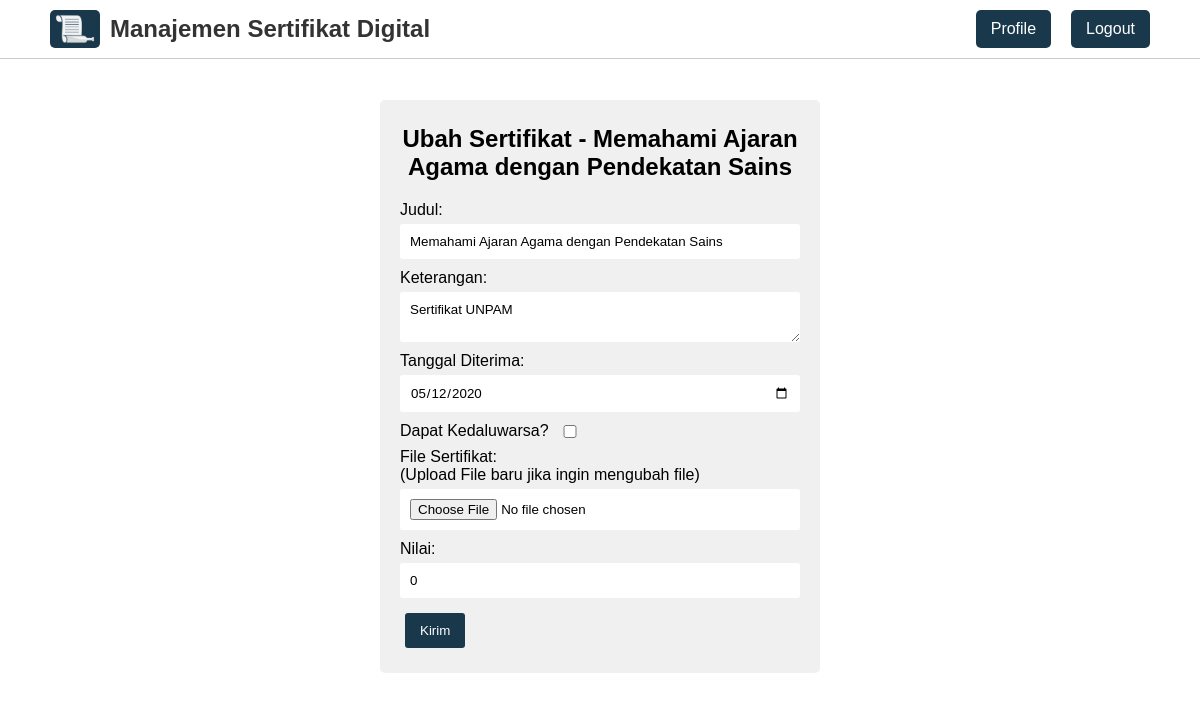
Page /ubah_sertifikat.php?id_sertifikat=1 (signed in) on the committed database.
### tables this page shows
CREATE TABLE `sertifikat` (
  `id_sertifikat` int(11) NOT NULL,
  `judul` varchar(100) NOT NULL,
  `keterangan` text NOT NULL,
  `tanggal_diterima` date NOT NULL,
  `tanggal_kedaluwarsa` date DEFAULT NULL,
  `file_sertifikat` text NOT NULL,
  `id_user` int(11) NOT NULL
);

CREATE TABLE `penilaian` (
  `id_penilaian` int(11) NOT NULL,
  `id_sertifikat` int(11) NOT NULL,
  `nilai` int(11) NOT NULL
);

### ubah_sertifikat.php (the view, shortened to what this page needs)
<?php
require_once 'koneksi.php';
$id_user = $_SESSION['id_user'];
$id_sertifikat = $_GET['id_sertifikat'];
$sertifikat = mysqli_query($koneksi, "SELECT * FROM sertifikat INNER JOIN user ON sertifikat.id_user = user.id_user LEFT JOIN penilaian ON sertifikat.id_sertifikat = penilaian.id_sertifikat WHERE sertifikat.id_sertifikat = '$id_sertifikat' && sertifikat.id_user = '$id_user'");
$data_sertifikat = mysqli_fetch_assoc($sertifikat);
?>
<html>
<head>
    <?php include_once 'head.php'; ?>
</head>
<body>
    <?php include_once 'navbar.php'; ?>
    <div class="container">
        <form method="post" class="login-form" enctype="multipart/form-data">
            <h2>Ubah Sertifikat - <?= $data_sertifikat['judul']; ?></h2>
            <label for="judul">Judul:</label>
            <input type="text" id="judul" name="judul" value="<?= $data_sertifikat['judul']; ?>" required>
            <label for="keterangan">Keterangan:</label>
            <textarea id="keterangan" name="keterangan" required><?= $data_sertifikat['keterangan']; ?></textarea>
            <label for="tanggal_diterima">Tanggal Diterima:</label>
            <input type="date" id="tanggal_diterima" name="tanggal_diterima" required value="<?= date("Y-m-d", strtotime($data_sertifikat['tanggal_diterima'])); ?>">
            <label for="kedaluwarsa">Dapat Kedaluwarsa?</label>
            <?php if ($data_sertifikat['tanggal_kedaluwarsa'] == '0000-00-00'): ?>
                <input type="checkbox" name="kedaluwarsa" id="kedaluwarsa" class="checkbox">
            <?php endif ?>
            <label for="file_sertifikat">File Sertifikat: <br> (Upload File baru jika ingin mengubah file)</label>
            <input type="file" name="file_sertifikat" id="file_sertifikat">
            <label for="nilai">Nilai:</label>
            <input type="number" id="nilai" name="nilai" value="<?= $data_sertifikat['nilai']; ?>" required>
            <button type="submit" name="btnUbah" class="btn">Kirim</button>
        </form>
    </div>
</body>
</html>

### style.css (style rules this page uses)
* { font-family: 'Arial', sans-serif; }
body { margin: 0; padding: 0; }
.container { margin: 100px auto; max-width: 1200px; padding: 0 15px; }
.login-form { max-width: 400px; margin: 0 auto; padding: 20px; padding-top: 5px; background-color: #f0f0f0; border-radius: 5px; }
.login-form h2 { text-align: center; }
.login-form label { display: block; margin-bottom: 5px; }
.login-form input, .login-form textarea { width: 100%; padding: 10px; border: none; background-color: #fff; border-radius: 3px; margin-bottom: 10px; }
.btn { text-align: center; display: inline-block; padding: 10px 15px; border: none; background-color: #19384B; color: #fff; border-radius: 3px; cursor: pointer; text-decoration: none; margin: 5px; }
.checkbox { margin-left: -30px; margin-top: -20px; }

### rows in the picture
sertifikat: judul "Memahami Ajaran Agama dengan Pendekatan Sains", keterangan "Sertifikat UNPAM", tanggal_diterima "05/12/2020", nilai "0"
